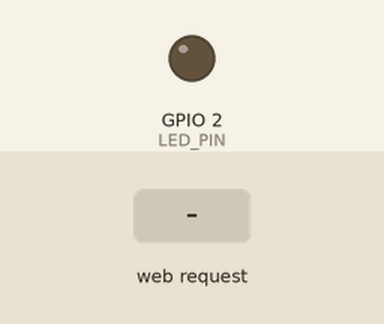
Bench run of a sketch on a simulated ESP32. Parts: output pins drawn as LEDs (lit = HIGH). The inputs (shaded band) are chosen by the test bench. What the sketch prints to the serial monitor is not drawn.

Above: at 1.2 s.
1.3 s: HTTP request GET /set?val=1 received
At 1.7 s:
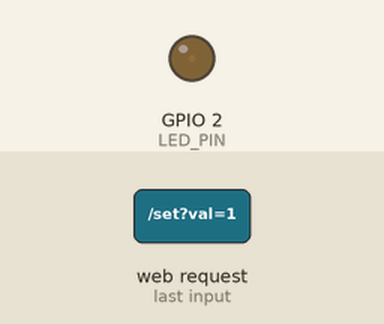
2.8 s: HTTP request GET /set?val=120 received
At 4.1 s:
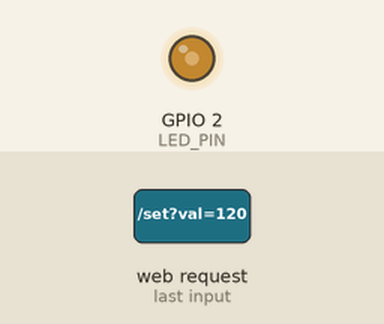
Timing chart, 0 to 5.8 s (numbered marks = the images above; inputs shaded):
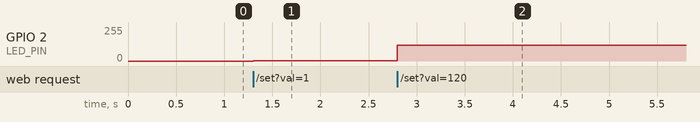

Measured:
- after the input at 1.3 s, GPIO 2 (LED_PIN): 0/255 → 1/255 at once
- after the input at 2.8 s, GPIO 2 (LED_PIN): 1/255 → 120/255 at once

The sketch:

finaltest1.ino
```cpp
#include <WiFi.h>
#include <WebServer.h>

// ========== AP 热点配置 ==========
const char* ap_ssid = "ESP32-LAB210";
const char* ap_pass = "12345678";  // 至少8位

// ========== LED 与 PWM 配置 ==========
#define LED_PIN 2               // LED连接D2 (GPIO2)
const int pwmFreq = 5000;       // PWM频率 5kHz
const int pwmResolution = 8;    // 8位分辨率 (0-255)

// ========== Web服务器 ==========
WebServer server(80);           // 监听80端口

// 当前亮度值
int currentBrightness = 0;

// ========== 处理根路径：返回带文本输入框的网页 ==========
void handleRoot() {
  String html = R"rawliteral(
<!DOCTYPE html>
<html lang="zh-CN">
<head>
  <meta charset="UTF-8">
  <meta name="viewport" content="width=device-width, initial-scale=1.0">
  <title>ESP32 无极调光器</title>
  <style>
    body {
      font-family: Arial, sans-serif;
      text-align: center;
      margin-top: 60px;
      background: #f5f5f5;
    }
    h1 { color: #333; }
    .container {
      background: white;
      padding: 30px;
      border-radius: 12px;
      box-shadow: 0 2px 10px rgba(0,0,0,0.1);
      display: inline-block;
      min-width: 300px;
    }
    input[type=number] {
      width: 120px;
      height: 44px;
      font-size: 24px;
      text-align: center;
      border: 2px solid #ddd;
      border-radius: 8px;
      outline: none;
      transition: border-color 0.3s;
    }
    input[type=number]:focus {
      border-color: #2196F3;
    }
    button {
      width: 120px;
      height: 44px;
      font-size: 16px;
      margin-left: 10px;
      background: #2196F3;
      color: white;
      border: none;
      border-radius: 8px;
      cursor: pointer;
      transition: background 0.3s;
    }
    button:hover {
      background: #1976D2;
    }
    button:active {
      background: #0D47A1;
    }
    .value-display {
      font-size: 48px;
      font-weight: bold;
      color: #2196F3;
      margin: 20px 0;
    }
    .hint {
      color: #999;
      font-size: 13px;
      margin-top: 8px;
    }
    .status {
      color: #666;
      font-size: 14px;
      margin-top: 15px;
      min-height: 20px;
    }
  </style>
</head>
<body>
  <div class="container">
    <h1>ESP32 无极调光器</h1>
    <p>在文本框中输入亮度值 (0~255)</p>

    <div class="value-display" id="valBox">0</div>

    <div>
      <input type="number" id="pwmInput" min="0" max="255" value="0"
             placeholder="0-255" onkeydown="if(event.key==='Enter')sendPWM()">
      <button onclick="sendPWM()">设置亮度</button>
    </div>

    <div class="hint">按 Enter 键或点击按钮确认</div>

    <div class="status" id="statusText">等待操作...</div>
  </div>

  <script>
    function sendPWM() {
      var input = document.getElementById('pwmInput');
      var val = parseInt(input.value);

      // 校验范围
      if (isNaN(val) || val < 0 || val > 255) {
        document.getElementById('statusText').innerText = '请输入 0~255 之间的整数';
        document.getElementById('statusText').style.color = '#f44336';
        return;
      }

      document.getElementById('valBox').innerText = val;
      document.getElementById('statusText').innerText = '发送中...';
      document.getElementById('statusText').style.color = '#666';

      fetch('/set?val=' + val)
        .then(response => {
          if (response.ok) {
            document.getElementById('statusText').innerText = '亮度已更新: ' + val;
            document.getElementById('statusText').style.color = '#4CAF50';
          } else {
            document.getElementById('statusText').innerText = '发送失败';
            document.getElementById('statusText').style.color = '#f44336';
          }
        })
        .catch(err => {
          document.getElementById('statusText').innerText = '网络错误';
          document.getElementById('statusText').style.color = '#f44336';
          console.error(err);
        });
    }
  </script>
</body>
</html>
)rawliteral";

  server.send(200, "text/html; charset=UTF-8", html);
}

// ========== 处理 /set 请求：解析亮度值并设置PWM ==========
void handleSet() {
  if (server.hasArg("val")) {
    String valStr = server.arg("val");
    int brightness = valStr.toInt();

    brightness = constrain(brightness, 0, 255);
    currentBrightness = brightness;

    ledcWrite(LED_PIN, brightness);

    Serial.print("收到亮度值: ");
    Serial.println(brightness);

    server.send(200, "text/plain", "OK");
  } else {
    server.send(400, "text/plain", "Missing parameter");
  }
}

// ========== 处理 404 ==========
void handleNotFound() {
  server.send(404, "text/plain", "Not Found");
}

void setup() {
  Serial.begin(115200);

  // 初始化 PWM
  ledcAttach(LED_PIN, pwmFreq, pwmResolution);
  ledcWrite(LED_PIN, 0);  // 初始熄灭

  // ========== 开启 AP 热点模式 ==========
  WiFi.mode(WIFI_AP);
  WiFi.softAP(ap_ssid, ap_pass);

  Serial.println("AP热点已开启");
  Serial.print("热点名称: ");
  Serial.println(ap_ssid);
  Serial.print("访问地址: http://");
  Serial.println(WiFi.softAPIP());  // 通常 192.168.4.1

  // 注册路由
  server.on("/", handleRoot);      // 主页（文本输入页面）
  server.on("/set", handleSet);    // 调光接口
  server.onNotFound(handleNotFound);

  server.begin();
  Serial.println("Web服务器已启动");
}

void loop() {
  server.handleClient();
}
```
